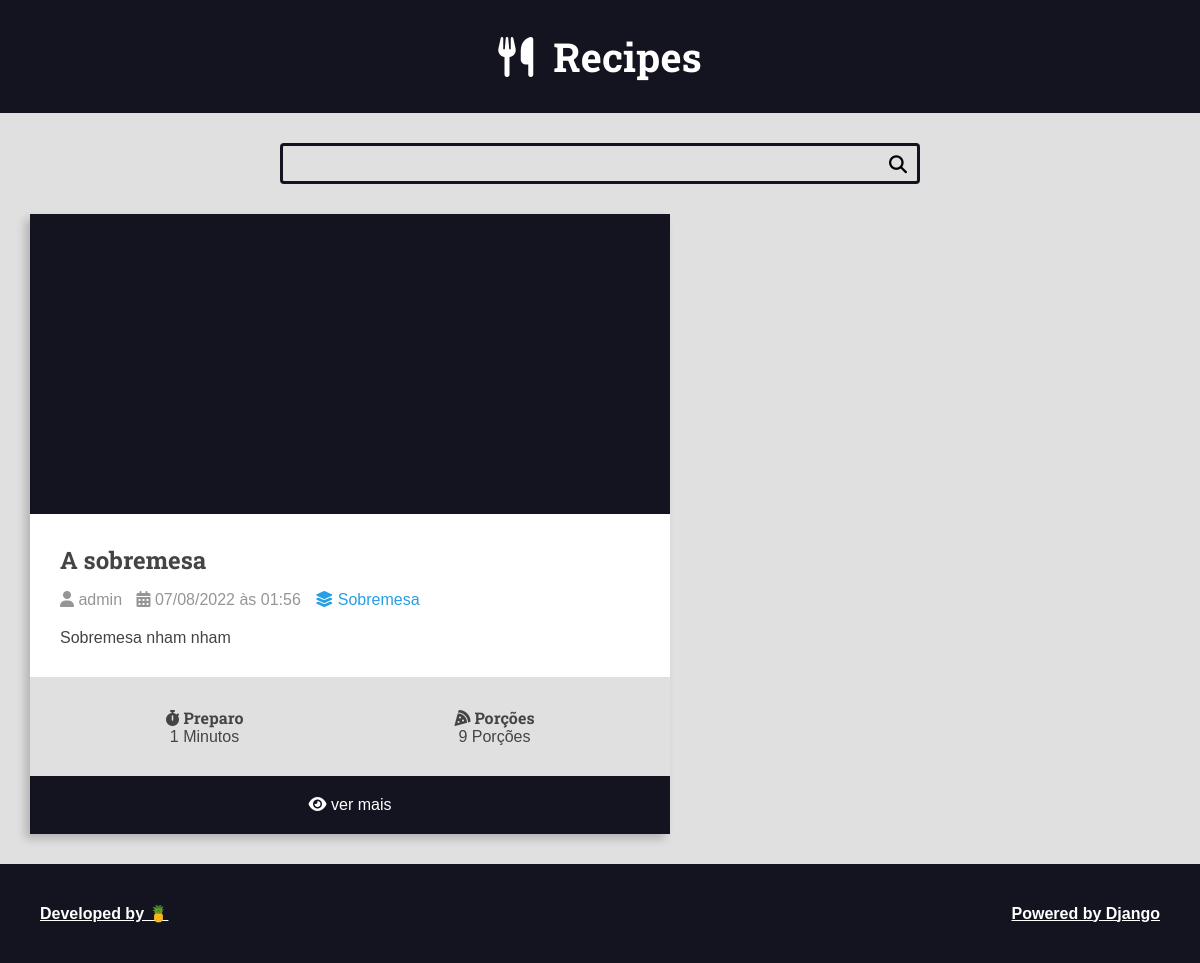
The page /recipes/category/3 on the database its author committed.
### recipes/models.py (models this page shows, shortened)
class Recipe(models.Model):
    title = models.CharField(max_length=65)
    description = models.CharField(max_length=165)
    slug = models.SlugField()
    preparation_time = models.IntegerField()
    preparation_time_unit = models.CharField(max_length=65)
    servings = models.IntegerField()
    servings_unit = models.CharField(max_length=65)
    preparation_steps = models.TextField()
    preparation_steps_is_html = models.BooleanField(default=False)
    created_at = models.DateTimeField(auto_now_add=True)
    updated_at = models.DateTimeField(auto_now=True)
    is_published = models.BooleanField(default=False)
    cover = models.ImageField(upload_to='recipes/covers/%Y/%m/%d/')
    category = models.ForeignKey(
        Category,
        on_delete=models.SET_NULL,
        null=True,
        blank=True,
        default=None
    )
    author = models.ForeignKey(
        User,
        on_delete=models.SET_NULL,
        null=True,
        blank=True,
        default=None
    )

class Category(models.Model):
    name = models.CharField(max_length=65)

### recipes/views.py (the view)
# urls.py: path('recipes/category/<int:category_id>', views.category, name="category"),
def category(request, category_id):
    recipes = Recipe.objects.filter(
        category__id=category_id, is_published=True).order_by('-id')
    return render(request, 'recipes/pages/category.html', context={
        'recipes': recipes
    })

### recipes/templates/recipes/pages/category.html (shortened to what this page needs)
{% extends 'global/base.html' %}
    {% block content %}
        <div class="main-content main-content-list container">
            {% for recipe in recipes %}
                {% include 'recipes/partials/recipe.html' %}
            {% endfor %}
        </div>
    {% endblock %}

### recipes/templates/recipes/partials/recipe.html (shortened to what this page needs)
<div class="recipe recipe-list-item">
    <div class="recipe-cover">
    </div>
    <div class="recipe-title-container">
        <h2 class="recipe-title">
            <a href="{% url 'recipes:recipe' recipe.id %}">
                {{recipe.title}}
            </a>
        </h2>
    </div>
    <div class="recipe-author">
        <span class="recipe-author-item">
            <i class="fas fa-user"></i>
            {% if recipe.author is not None %}
                {% if recipe.author.first_name %}
                    {{recipe.author.first_name}} {{recipe.author.last_name}}
                {% else %}
                    {{recipe.author.username}}
                {% endif %}
            {% else %}
                Desconhecido
            {% endif %}
        </span>
        <span class="recipe-author-item">
            <i class="fas fa-calendar-alt"></i>
            {{recipe.created_at|date:"d/m/Y à\s H:i"}}
        </span>
        {% if recipe.category is not None %}
            <span class="recipe-author-item">
                <a href="{% url 'recipes:category' recipe.category.id %}">
                    <i class="fas fa-layer-group"></i>
                    <span>{{recipe.category.name}}</span>
                </a>
            </span>
        {% endif %}
    </div>
    <div class="recipe-content">
        <p>
            {{recipe.description}}
        </p>
    </div>
    <div class="recipe-description-container">
        <div class="recipe-description recipe-preparation">
            <h3 class="recipe-description-title">
                <i class="fas fa-stopwatch"></i>
                Preparo
            </h3>
            <div class="recipe-description-text">
                {{recipe.preparation_time}} {{recipe.preparation_time_unit}}
            </div>
        </div>
        <div class="recipe-description recipe-servings">
            <h3 class="recipe-description-title">
                <i class="fas fa-pizza-slice"></i>
                Porções
            </h3>
            <div class="recipe-description-text">
                {{recipe.servings}} {{recipe.servings_unit}}
            </div>
        </div>
    </div>
    {% if is_detail_page is not True %}
        <footer class="recipe-footer">
            <a href="{% url 'recipes:recipe' recipe.id %}" class="recipe-read-more button button-dark button-full-width">
                <i class="fas fa-eye"></i>
                <span>ver mais</span>
            </a>
        </footer>
    {% endif %}
</div>

### recipes/static/recipes/css/styles.css (style rules this page uses)
:root { --color-primary: #269fe6; --color-primary-hover: #2086c2; --color-primary-dark: #13141f; --color-primary-dark-hover: #212336; --color-primary-light: #d4ecfa; --color-primary-light-hover: #bdd8e7; --color-white: #fff; --color-black: #000; --color-dark-text: #444; --color-info-light: #cce5ff; --color-debug-light: #cce5ff; --color-success-light: #d4edda; --color-alert-light: #fff3cd; --color-warning-light: #fff3cd; --color-error-light: #f8d7da; --color-info-dark: #4d86c4; --color-debug-dark: #4d86c4; --color-success-dark: #4a9c5d; --color-alert-dark: #927f40; --color-warning-dark: #927f40; --color-error-dark: #da525d; --color-gray-0: #f9f9f9; --color-gray-1: #e0e0e0; --color-gray-2: #c7c7c7; --color-gray-3: #aeaeae; --color-gray-4: #959595; --color-gray-5: #7d7d7d; --color-gray-6: #646464; --color-gray-7: #4b4b4b; --color-gray-8: #323232; --color-gray-9: #191919; --font-primary: sans-serif; --font-headings: 'Roboto Slab', serif; --spacing-gutter-medium: 3rem; --spacing-gutter-large: 4rem; }
* { padding: 0; margin: 0; box-sizing: border-box; }
html { font-size: 62.5%; }
body { font-size: 1.6rem; font-family: var(--font-primary); background: var(--color-gray-1); color: var(--color-dark-text) }
h1, h2, h3, h4, h5, h6 { font-family: var(--font-headings); }
.container { max-width: 144rem; margin: 0 auto; padding: var(--spacing-gutter-medium); }
.main-content { padding-top: 0; }
.main-content-list { display: grid; grid-template-columns: repeat(auto-fit, minmax(340px, 1fr)); gap: var(--spacing-gutter-large); }
.recipe { background: var(--color-white); box-shadow: -5px 5px 10px rgba(0, 0, 0, 0.2); transform: scale(1); transition: all 300ms ease-in-out; border-radius: .4rem; }
.recipe-title a { color: var(--color-dark-text); text-decoration: none; }
.recipe-cover { background: var(--color-primary-dark); display: flex; justify-content: center; align-items: center; min-height: 30rem; }
.recipe-list-item { max-width: 64rem; height: fit-content; }
.recipe-title-container { padding: var(--spacing-gutter-medium); padding-bottom: calc(var(--spacing-gutter-medium) / 2); }
.recipe-author { padding: 0 var(--spacing-gutter-medium); }
.recipe-content { padding: var(--spacing-gutter-medium); padding-top: calc(var(--spacing-gutter-large) / 2); }
.recipe-author-item { color: var(--color-gray-4); margin-right: 1rem; }
.recipe-author a { color: var(--color-primary); transition: all 300ms ease-in-out; text-decoration: none; }
.recipe-description-container { display: flex; flex-flow: row wrap; padding: var(--spacing-gutter-medium); background: var(--color-gray-1) }
.recipe-description { display: flex; flex-flow: column nowrap; flex-shrink: 1; flex-grow: 1; text-align: center; }
.recipe-description-title { font-size: 1.6rem; }
.recipe-footer a { background: var(--color-primary-dark); display: block; color: var(--color-white); text-decoration: none; text-align: center; padding: calc(var(--spacing-gutter-large) / 2); transition: all 300ms ease-in-out; }

### rows shown on the page
Recipe: title "A sobremesa", author.username "admin", created_at "07/08/2022 às 01:56", category.name "Sobremesa", description "Sobremesa nham nham", preparation_time "1", preparation_time_unit "Minutos", servings "9", servings_unit "Porções"
